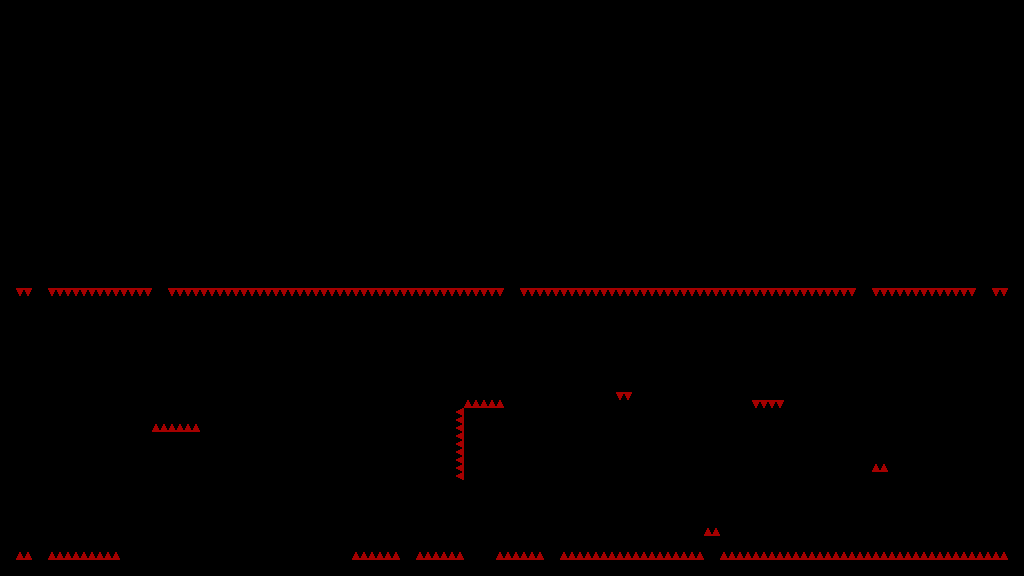

This game map was drawn from its Tiled (.tmx) file and the tilesets committed beside it. A one-line description and the trimmed map source follow:
An orthogonal 128x72 tile map with 8x8 px tiles, 1 tile layer (T_Spikes) and 66 objects.

<map version="1.4" tiledversion="1.4.3" orientation="orthogonal" renderorder="right-down" width="128" height="72" tilewidth="8" tileheight="8" infinite="0" nextlayerid="8" nextobjectid="844">
 <tileset firstgid="1" source="../../../Sprites/Tiles/DEV/flat/T_spr_nv_flat_0.tsx" />
 <layer id="1" name="T_Spikes" width="128" height="72">
  <data>[9216 cells, 227 non-empty, 1 distinct tile ids]</data>
 </layer>
 <objectgroup id="2" name="C_Solid">
  <object id="749" x="32" y="472" width="16" height="104" />
  <object id="750" x="0" y="0" width="1024" height="32" />
  <object id="751" x="0" y="288" width="16" height="288" />
  <object id="752" x="0" y="32" width="32" height="256" />
  <object id="753" x="168" y="232" width="336" height="56" />
  <object id="755" x="32" y="32">
   <polygon points="0,0 16,0 0,16" />
  </object>
  <object id="759" x="992" y="32" width="32" height="256" />
  <object id="760" x="1008" y="288" width="16" height="272" />
  <object id="767" x="64" y="56" width="896" height="16" />
  <object id="768" x="960" y="56">
   <polygon points="0,0 16,16 0,16" />
  </object>
  <object id="769" x="48" y="72">
   <polygon points="0,0 16,-16 16,0" />
  </object>
  <object id="770" x="976" y="32">
   <polygon points="0,0 16,16 16,0" />
  </object>
  <object id="782" x="96" y="432" width="104" height="40" />
  <object id="783" x="48" y="560" width="976" height="16" />
  <object id="784" x="120" y="544" width="128" height="16" />
  <object id="786" x="232" y="384" width="40" height="16" />
  <object id="787" x="248" y="504" width="104" height="56" />
  <object id="788" x="264" y="448" width="48" height="24" />
  <object id="789" x="336" y="352" width="88" height="24" />
  <object id="791" x="680" y="352" width="24" height="16" />
  <object id="792" x="744" y="432" width="72" height="40" />
  <object id="793" x="832" y="376" width="24" height="32" />
  <object id="794" x="920" y="416" width="32" height="32" />
  <object id="795" x="936" y="504" width="16" height="32" />
  <object id="796" x="608" y="440" width="72" height="88" />
  <object id="797" x="544" y="528" width="16" height="32" />
  <object id="799" x="464" y="408" width="40" height="72" />
  <object id="800" x="464" y="544" width="32" height="16" />
  <object id="803" x="704" y="536" width="16" height="24" />
  <object id="805" x="816" y="520" width="72" height="16" />
  <object id="806" x="752" y="368" width="32" height="32" />
  <object id="808" x="872" y="72" width="104" height="216" />
  <object id="809" x="128" y="408" width="24" height="24" />
  <object id="810" x="72" y="376" width="16" height="16" />
  <object id="811" x="384" y="432" width="16" height="16" />
  <object id="812" x="616" y="376" width="16" height="16" />
  <object id="813" x="760" y="528" width="16" height="16" />
  <object id="815" x="536" y="376" width="16" height="16" />
  <object id="816" x="480" y="344" width="16" height="16" />
  <object id="827" x="400" y="496" width="16" height="64" />
  <object id="830" x="872" y="472" width="16" height="48" />
  <object id="831" x="888" y="384" width="16" height="16" />
  <object id="832" x="856" y="72">
   <polygon points="0,0 16,16 16,0" />
  </object>
  <object id="833" x="840" y="96">
   <polygon points="0,0 16,16 0,16" />
  </object>
  <object id="834" x="184" y="96" width="656" height="16" />
  <object id="835" x="168" y="112">
   <polygon points="0,0 16,-16 16,0" />
  </object>
  <object id="836" x="48" y="72" width="104" height="216" />
  <object id="837" x="152" y="72">
   <polygon points="0,0 16,0 0,16" />
  </object>
  <object id="839" x="16" y="560" width="16" height="16" />
  <object id="840" x="520" y="232" width="336" height="56" />
  <object id="841" x="600" y="112" width="256" height="120" />
  <object id="842" x="168" y="112" width="256" height="120" />
  <object id="843" x="480" y="176" width="64" height="16" />
 </objectgroup>
 <objectgroup id="3" name="C_Balls">
  <object id="757" x="36" y="456" width="8" height="8" />
 </objectgroup>
 <objectgroup id="4" name="C_Orbs">
  <object id="817" x="616" y="360" width="8" height="8" />
  <object id="818" x="688" y="336" width="8" height="8" />
  <object id="819" x="540" y="360" width="8" height="8" />
  <object id="820" x="548" y="512" width="8" height="8" />
  <object id="821" x="768" y="512" width="8" height="8" />
  <object id="823" x="388" y="416" width="8" height="8" />
  <object id="824" x="148" y="528" width="8" height="8" />
  <object id="825" x="172" y="528" width="8" height="8" />
  <object id="826" x="196" y="528" width="8" height="8" />
  <object id="828" x="284" y="432" width="8" height="8" />
  <object id="829" x="328" y="488" width="8" height="8" />
  <object id="838" x="776" y="416" width="8" height="8" />
 </objectgroup>
 <objectgroup id="7" name="C_Spikes" />
</map>
